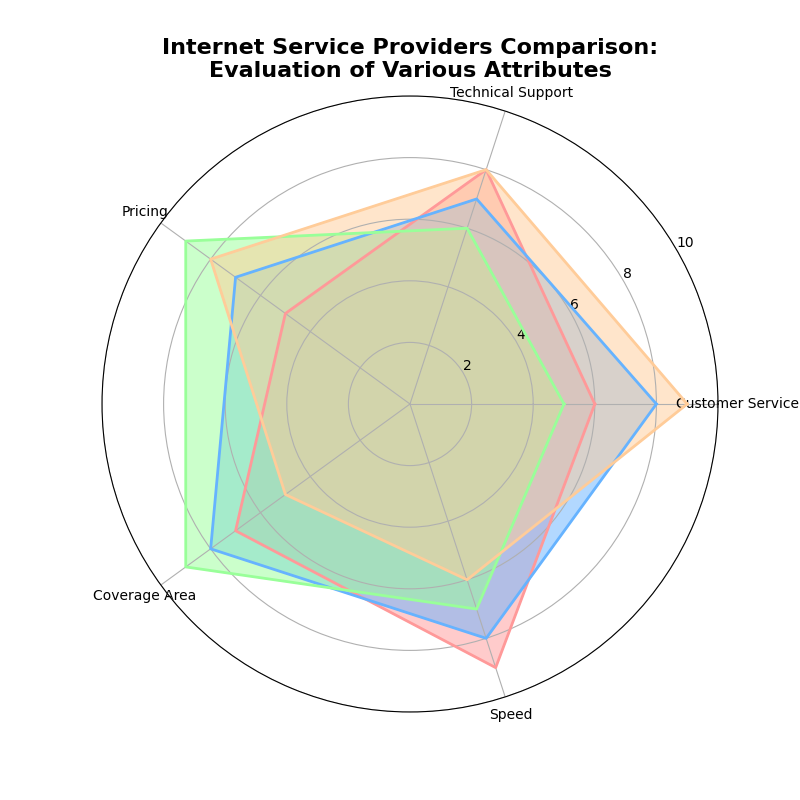

The script that drew this image:
import numpy as np
import matplotlib.pyplot as plt

attributes = ['Customer Service', 'Technical Support', 'Pricing', 'Coverage Area', 'Speed']
isp_1 = [6, 8, 5, 7, 9]
isp_2 = [8, 7, 7, 8, 8]
isp_3 = [5, 6, 9, 9, 7]
isp_4 = [9, 8, 8, 5, 6]

data = np.array([isp_1, isp_2, isp_3, isp_4])
num_vars = len(attributes)

angles = np.linspace(0, 2 * np.pi, num_vars, endpoint=False).tolist()
data = np.concatenate((data, data[:, [0]]), axis=1)
angles += angles[:1]

fig, ax = plt.subplots(figsize=(8, 8), subplot_kw=dict(polar=True))

colors = ['#ff9999', '#66b3ff', '#99ff99', '#ffcc99']

for i, isp_data in enumerate(data):
    ax.fill(angles, isp_data, color=colors[i], alpha=0.5)
    ax.plot(angles, isp_data, color=colors[i], linewidth=2)

plt.xticks(angles[:-1], attributes, color='black', size=10)
ax.set_rlabel_position(30)
plt.yticks([2, 4, 6, 8, 10], ["2", "4", "6", "8", "10"], color='black', size=10)
plt.ylim(0, 10)

plt.title("Internet Service Providers Comparison:\nEvaluation of Various Attributes", size=16, weight='bold', position=(0.5, 1.1), ha='center')
plt.show()
